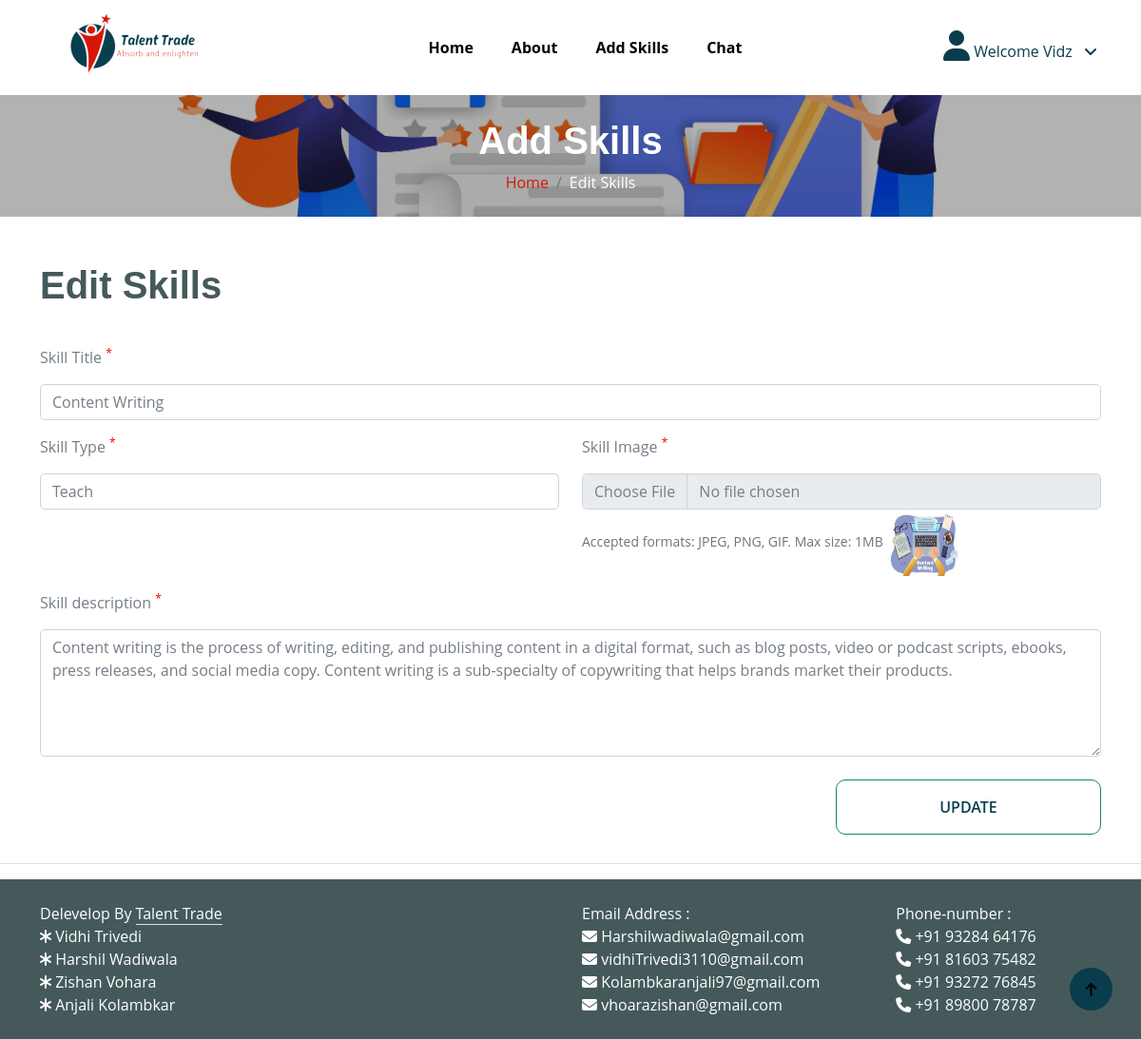
/edit_skills.php?skill_id=16 (signed in), run on the app's committed database.
### tables this page shows
CREATE TABLE `tbl_skill_master` (
  `skill_id` int(11) NOT NULL,
  `skill_title` varchar(255) NOT NULL,
  `skill_type` varchar(20) NOT NULL,
  `skill_image` varchar(500) NOT NULL,
  `skill_desc` text DEFAULT NULL,
  `user_id` int(11) NOT NULL,
  `status` int(11) DEFAULT 0,
  `created_date` timestamp NOT NULL DEFAULT current_timestamp() ON UPDATE current_timestamp()
);

### edit_skills.php (the view, shortened to what this page needs)
<!DOCTYPE html>
<html lang="en">
<head>
    <link rel="stylesheet" href="https://cdnjs.cloudflare.com/ajax/libs/font-awesome/6.5.1/css/all.min.css" />
    <link href="css/bootstrap.min.css" rel="stylesheet">
    <link href="css/style.css" rel="stylesheet">
</head>
<body>
    <?php include('header.php'); ?>
    <?php
include('connection.php');
$skill_id = $_GET['skill_id'];
?>
    <div class="container-fluid page-header py-5"
        style=" background: linear-gradient(rgba(0, 0, 0, 0.3), rgba(0, 0, 0, 0.3)), url(img/reg.jpg);position: relative;background-position: center center;background-repeat: no-repeat;background-size: cover;">
        <h1 class="text-center text-white display-6">Add Skills</h1>
        <ol class="breadcrumb justify-content-center mb-0">
            <li class="breadcrumb-item"><a href="index.php">Home</a></li>
            <li class="breadcrumb-item active text-white">Edit Skills</li>
        </ol>
    </div>
    <div class="container-fluid py-5">
        <div class="container py-5">
            <h1 class="mb-4">Edit Skills</h1>
                <form action="edit_skill_process.php" method="Post" enctype="multipart/form-data">
                    <?php $q4 = "SELECT * from tbl_skill_master where skill_id='$skill_id'";
                $data4 = mysqli_query($conn, $q4);
                $result4 = mysqli_num_rows($data4);
                if ($result4 != 0) {
                    while ($total4 = mysqli_fetch_assoc($data4)) {
                ?>
                    <div class="row g-5">
                        <div class="col-md-12 col-lg-12 col-xl-12">
                            <div class="form-item w-100">
                                <label class="form-label my-3">Skill Title <sup style="color:red;">*</sup></label>
                                <input type="text" name="skill_title" value="<?php echo $total4['skill_title']; ?>" placeholder="Enter Skill Title" class="form-control"
                                    >
                            </div>
                            <div class="row">
                                <div class="col-md-12 col-lg-6">
                                    <div class="form-item w-100">
                                        <label class="form-label my-3">Skill Type <sup style="color:red;">*</sup></label>
                                        <select name="skill_type" id="" class="form-control"
                                            style="background-color:#fff;">
                                            <option value="Teach" <?php if ($total4['skill_type'] == 'Teach') echo 'selected'; ?>>Teach</option>
                                        </select>
                                    </div>
                                </div>
                                <div class="col-md-12 col-lg-6">
                                    <div class="form-item w-100">
                                        <label class="form-label my-3">Skill Image <sup style="color:red;">*</sup></label>
                                        <input type="file" name="skill_image" id="Edit_skill_image" placeholder="" class="form-control" accept="image/*">
                                        <small class="text-muted">Accepted formats: JPEG, PNG, GIF. Max size: 1MB</small>
                                        <img src="<?php echo $total4["skill_image"]; ?>" width='80' height='70' alt='icon'>
                                    </div>
                                </div>
                            </div>
                            <div class="form-item w-100">
                                <label class="form-label my-3">Skill description <sup style="color:red;">*</sup></label>
                                <textarea name="skill_desc"  class="form-control" spellcheck="false" cols="1" rows="5"
                                    placeholder="Enter Your Description" ><?php echo $total4["skill_desc"]; ?></textarea>
                            </div>
                        </div>
                    </div>
                    <br>
                     <?php   }
                    } ?>
                    <div class="form-item w-100">
                        <button type="submit" name="submit" class="btn border-secondary py-3 px-4 text-uppercase text-primary"
                            style="float:right; width:25%; display:inline-block;">Update</button>
                    </div>
                    <br>
                </form>
        </div>
    </div>
    <hr>
    <?php include('footer.php'); ?>
    <a href="#" class="btn btn-primary border-3  rounded-circle back-to-top"><i
            class="fa fa-arrow-up"></i></a>
</body>
</html>

### css/style.css (style rules this page uses)
.back-to-top { position: fixed; right: 30px; bottom: 30px; display: flex; width: 45px; height: 45px; align-items: center; justify-content: center; transition: 0.5s; z-index: 99; }
.btn { font-weight: 600; transition: .5s; }
.btn.border-secondary { transition: 0.5s; }
.page-header { position: relative; background-position: center center; background-repeat: no-repeat; background-size: cover; }
@media (min-width: 992px) { .hero-header, .page-header { margin-top: 100px !important; } }

### data on the page
tbl_skill_master: skill_title "Content Writing", skill_type "Teach", skill_image (picture), skill_desc "Content writing is the process of writing, editing, and publishing content in a digital format, such as blog posts, video or podcast scripts, ebooks, press releases, and social media copy. Content writing is a sub-specialty of copywriting that helps brands market their products."

### other printed values
$_SESSION['username'] "Vidz"
